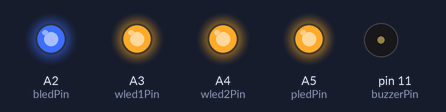
Bench run of a sketch on a simulated Arduino Uno, built with avr-gcc and run on an emulated ATmega328P. Shown: output pins drawn as LEDs (lit = HIGH), buzzer (waves = sounding, pin HIGH).

Above: at 0.3 s.
At 5.3 s:
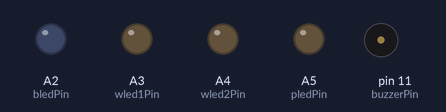
At 6.6 s:
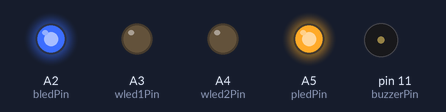
Timing chart, 0 to 9.2 s (numbered marks = the images above):
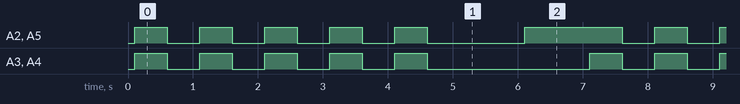

The sketch:

test_final_circuit.ino
```cpp
#define DEBUG
#define buzzerPin 11

#define bledPin A2 //right
#define wled1Pin A3 //right
#define wled2Pin A4 //left
#define pledPin A5 //left

int intValue = 0;
int loop_count = 0;

void setup(){
  pinMode(bledPin, OUTPUT);
  pinMode(wled1Pin, OUTPUT);
  pinMode(wled2Pin, OUTPUT);
  pinMode(pledPin, OUTPUT);
  pinMode(buzzerPin, OUTPUT);


  Serial.begin(9600);  // Begin the serial monitor at 9600bps
  delay(100);

  off();
}


void loop() {
  all_leds_flash();

  delay(1000);

//  digitalWrite(bledPin, LOW);
//  digitalWrite(wled1Pin, HIGH);
//  digitalWrite(wled2Pin, HIGH);
//  digitalWrite(pledPin, LOW);
//
//  delay(1000);

//  digitalWrite(bledPin, LOW);
//  digitalWrite(wled1Pin, LOW);
//  digitalWrite(wled2Pin, HIGH);
//  digitalWrite(pledPin, HIGH);
//
//  delay(1000);

//  digitalWrite(bledPin, HIGH);
//  digitalWrite(wled1Pin, HIGH);
//  digitalWrite(wled2Pin, LOW);
//  digitalWrite(pledPin, LOW);
//
//  delay(1000);
//
  digitalWrite(wled1Pin, LOW);
  digitalWrite(wled2Pin, LOW);
  digitalWrite(bledPin, HIGH);
  digitalWrite(pledPin, HIGH);

  delay(1000);

}

void nav_off(){
  digitalWrite(bledPin, LOW);
  digitalWrite(wled1Pin, LOW);
  digitalWrite(wled2Pin, LOW);
  digitalWrite(pledPin, LOW);
  digitalWrite(buzzerPin, LOW);
}

void all_leds_flash(){
  for (int x=0; x<5; x++){
    digitalWrite(wled1Pin, HIGH);
    digitalWrite(wled2Pin, HIGH);
    digitalWrite(bledPin, HIGH);
    digitalWrite(pledPin, HIGH);
    delay(500);
    digitalWrite(wled1Pin, LOW);
    digitalWrite(wled2Pin, LOW);
    digitalWrite(bledPin, LOW);
    digitalWrite(pledPin, LOW);
    delay(500);
  }
}


void off(){
  nav_off();
}


void beep(long timeInMilliseconds)
{
  int x;
  int loops = 3;

  for (x=0; x<loops; x++){
    digitalWrite(buzzerPin, HIGH);
    delay(timeInMilliseconds);
    digitalWrite(buzzerPin, LOW);
  }
}
```

Measured:
- by itself, A2 (bledPin), A5 (pledPin): repeats every 7.0 s: 4 × (LOW 0.50 s, HIGH 0.50 s), LOW 1.5 s, HIGH 1.5 s
- by itself, A3 (wled1Pin), A4 (wled2Pin): repeats every 7.0 s: 4 × (LOW 0.50 s, HIGH 0.50 s), LOW 2.5 s, HIGH 0.50 s
- by itself, everything shown: repeats every 7.0 s, in 11 steps
